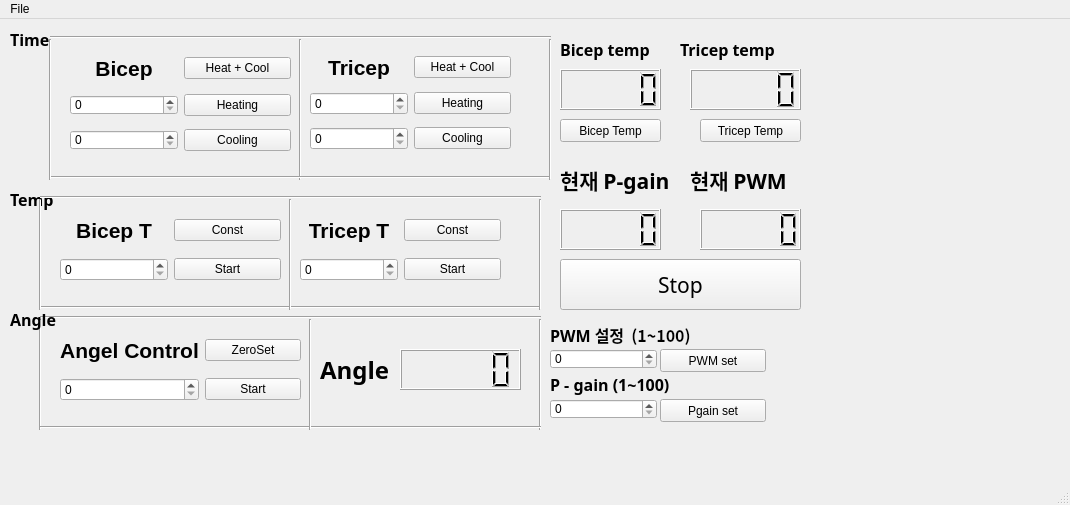
<?xml version="1.0" encoding="UTF-8"?>
<ui version="4.0">
 <class>MainWindow</class>
 <widget class="QMainWindow" name="MainWindow">
  <property name="geometry">
   <rect>
    <x>0</x>
    <y>0</y>
    <width>1070</width>
    <height>505</height>
   </rect>
  </property>
  <property name="windowTitle">
   <string>MainWindow</string>
  </property>
  <widget class="QWidget" name="centralwidget">
   <widget class="QWidget" name="gridLayoutWidget">
    <property name="geometry">
     <rect>
      <x>70</x>
      <y>30</y>
      <width>221</width>
      <height>110</height>
     </rect>
    </property>
    <layout class="QGridLayout" name="gridLayout">
     <property name="sizeConstraint">
      <enum>QLayout::SetDefaultConstraint</enum>
     </property>
     <item row="5" column="1">
      <widget class="QPushButton" name="BicepC">
       <property name="text">
        <string>Cooling</string>
       </property>
      </widget>
     </item>
     <item row="0" column="0">
      <widget class="QLabel" name="BicepL">
       <property name="font">
        <font>
         <family>Arial</family>
         <pointsize>16</pointsize>
         <weight>75</weight>
         <bold>true</bold>
        </font>
       </property>
       <property name="text">
        <string>Bicep</string>
       </property>
       <property name="textFormat">
        <enum>Qt::AutoText</enum>
       </property>
       <property name="alignment">
        <set>Qt::AlignCenter</set>
       </property>
      </widget>
     </item>
     <item row="5" column="0">
      <widget class="QSpinBox" name="BCtime">
       <property name="maximumSize">
        <size>
         <width>16777215</width>
         <height>20</height>
        </size>
       </property>
      </widget>
     </item>
     <item row="0" column="1">
      <widget class="QPushButton" name="BicepHC">
       <property name="text">
        <string>Heat + Cool</string>
       </property>
      </widget>
     </item>
     <item row="3" column="0">
      <widget class="QSpinBox" name="BHtime">
       <property name="maximumSize">
        <size>
         <width>16777215</width>
         <height>20</height>
        </size>
       </property>
      </widget>
     </item>
     <item row="3" column="1">
      <widget class="QPushButton" name="BicepH">
       <property name="text">
        <string>Heating</string>
       </property>
      </widget>
     </item>
    </layout>
   </widget>
   <widget class="QWidget" name="gridLayoutWidget_2">
    <property name="geometry">
     <rect>
      <x>310</x>
      <y>30</y>
      <width>201</width>
      <height>110</height>
     </rect>
    </property>
    <layout class="QGridLayout" name="gridLayout_2">
     <item row="4" column="1">
      <widget class="QPushButton" name="TricepC">
       <property name="text">
        <string>Cooling</string>
       </property>
      </widget>
     </item>
     <item row="0" column="0">
      <widget class="QLabel" name="TricepL">
       <property name="font">
        <font>
         <family>Arial</family>
         <pointsize>16</pointsize>
         <weight>75</weight>
         <bold>true</bold>
        </font>
       </property>
       <property name="text">
        <string>Tricep</string>
       </property>
       <property name="alignment">
        <set>Qt::AlignCenter</set>
       </property>
      </widget>
     </item>
     <item row="2" column="0">
      <widget class="QSpinBox" name="THtime"/>
     </item>
     <item row="2" column="1">
      <widget class="QPushButton" name="TricepH">
       <property name="text">
        <string>Heating</string>
       </property>
      </widget>
     </item>
     <item row="4" column="0">
      <widget class="QSpinBox" name="TCtime"/>
     </item>
     <item row="0" column="1">
      <widget class="QPushButton" name="TricepHC">
       <property name="text">
        <string>Heat + Cool</string>
       </property>
      </widget>
     </item>
    </layout>
   </widget>
   <widget class="Line" name="line">
    <property name="geometry">
     <rect>
      <x>290</x>
      <y>20</y>
      <width>20</width>
      <height>141</height>
     </rect>
    </property>
    <property name="orientation">
     <enum>Qt::Vertical</enum>
    </property>
   </widget>
   <widget class="Line" name="line_2">
    <property name="geometry">
     <rect>
      <x>50</x>
      <y>150</y>
      <width>501</width>
      <height>16</height>
     </rect>
    </property>
    <property name="orientation">
     <enum>Qt::Horizontal</enum>
    </property>
   </widget>
   <widget class="Line" name="line_3">
    <property name="geometry">
     <rect>
      <x>540</x>
      <y>20</y>
      <width>20</width>
      <height>141</height>
     </rect>
    </property>
    <property name="orientation">
     <enum>Qt::Vertical</enum>
    </property>
   </widget>
   <widget class="Line" name="line_4">
    <property name="geometry">
     <rect>
      <x>50</x>
      <y>10</y>
      <width>501</width>
      <height>16</height>
     </rect>
    </property>
    <property name="orientation">
     <enum>Qt::Horizontal</enum>
    </property>
   </widget>
   <widget class="Line" name="line_5">
    <property name="geometry">
     <rect>
      <x>40</x>
      <y>20</y>
      <width>20</width>
      <height>141</height>
     </rect>
    </property>
    <property name="orientation">
     <enum>Qt::Vertical</enum>
    </property>
   </widget>
   <widget class="QSpinBox" name="PWMset">
    <property name="geometry">
     <rect>
      <x>550</x>
      <y>330</y>
      <width>107</width>
      <height>20</height>
     </rect>
    </property>
    <property name="maximum">
     <number>1000</number>
    </property>
   </widget>
   <widget class="QSpinBox" name="Pset">
    <property name="geometry">
     <rect>
      <x>550</x>
      <y>380</y>
      <width>107</width>
      <height>20</height>
     </rect>
    </property>
    <property name="maximum">
     <number>1000</number>
    </property>
   </widget>
   <widget class="QLCDNumber" name="PWMlcd">
    <property name="geometry">
     <rect>
      <x>700</x>
      <y>190</y>
      <width>101</width>
      <height>41</height>
     </rect>
    </property>
   </widget>
   <widget class="QLabel" name="label">
    <property name="geometry">
     <rect>
      <x>690</x>
      <y>140</y>
      <width>111</width>
      <height>41</height>
     </rect>
    </property>
    <property name="font">
     <font>
      <family>맑은 고딕</family>
      <pointsize>16</pointsize>
      <weight>75</weight>
      <bold>true</bold>
     </font>
    </property>
    <property name="text">
     <string>현재 PWM</string>
    </property>
   </widget>
   <widget class="QLabel" name="label_2">
    <property name="geometry">
     <rect>
      <x>550</x>
      <y>300</y>
      <width>191</width>
      <height>31</height>
     </rect>
    </property>
    <property name="font">
     <font>
      <family>맑은 고딕</family>
      <pointsize>12</pointsize>
      <weight>75</weight>
      <bold>true</bold>
     </font>
    </property>
    <property name="text">
     <string>PWM 설정  (1~100)</string>
    </property>
   </widget>
   <widget class="QPushButton" name="PWMsetbtn">
    <property name="geometry">
     <rect>
      <x>660</x>
      <y>330</y>
      <width>106</width>
      <height>23</height>
     </rect>
    </property>
    <property name="text">
     <string>PWM set</string>
    </property>
   </widget>
   <widget class="QLabel" name="label_3">
    <property name="geometry">
     <rect>
      <x>550</x>
      <y>350</y>
      <width>171</width>
      <height>31</height>
     </rect>
    </property>
    <property name="font">
     <font>
      <family>맑은 고딕</family>
      <pointsize>12</pointsize>
      <weight>75</weight>
      <bold>true</bold>
     </font>
    </property>
    <property name="text">
     <string>P - gain (1~100)</string>
    </property>
   </widget>
   <widget class="QLCDNumber" name="BicepTemp">
    <property name="geometry">
     <rect>
      <x>560</x>
      <y>50</y>
      <width>101</width>
      <height>41</height>
     </rect>
    </property>
   </widget>
   <widget class="QLabel" name="label_5">
    <property name="geometry">
     <rect>
      <x>560</x>
      <y>10</y>
      <width>151</width>
      <height>41</height>
     </rect>
    </property>
    <property name="font">
     <font>
      <family>맑은 고딕</family>
      <pointsize>12</pointsize>
      <weight>75</weight>
      <bold>true</bold>
     </font>
    </property>
    <property name="lineWidth">
     <number>1</number>
    </property>
    <property name="midLineWidth">
     <number>0</number>
    </property>
    <property name="text">
     <string>Bicep temp</string>
    </property>
   </widget>
   <widget class="QLabel" name="label_6">
    <property name="geometry">
     <rect>
      <x>320</x>
      <y>330</y>
      <width>101</width>
      <height>41</height>
     </rect>
    </property>
    <property name="font">
     <font>
      <family>맑은 고딕</family>
      <pointsize>18</pointsize>
      <weight>75</weight>
      <bold>true</bold>
     </font>
    </property>
    <property name="lineWidth">
     <number>1</number>
    </property>
    <property name="midLineWidth">
     <number>0</number>
    </property>
    <property name="text">
     <string>Angle</string>
    </property>
   </widget>
   <widget class="QLCDNumber" name="Alcd">
    <property name="geometry">
     <rect>
      <x>400</x>
      <y>330</y>
      <width>121</width>
      <height>41</height>
     </rect>
    </property>
   </widget>
   <widget class="QPushButton" name="Psetbtn">
    <property name="geometry">
     <rect>
      <x>660</x>
      <y>380</y>
      <width>106</width>
      <height>23</height>
     </rect>
    </property>
    <property name="text">
     <string>Pgain set</string>
    </property>
   </widget>
   <widget class="QLCDNumber" name="Plcd">
    <property name="geometry">
     <rect>
      <x>560</x>
      <y>190</y>
      <width>101</width>
      <height>41</height>
     </rect>
    </property>
   </widget>
   <widget class="QLabel" name="label_7">
    <property name="geometry">
     <rect>
      <x>560</x>
      <y>140</y>
      <width>121</width>
      <height>41</height>
     </rect>
    </property>
    <property name="font">
     <font>
      <family>맑은 고딕</family>
      <pointsize>16</pointsize>
      <weight>75</weight>
      <bold>true</bold>
     </font>
    </property>
    <property name="text">
     <string>현재 P-gain</string>
    </property>
   </widget>
   <widget class="Line" name="line_6">
    <property name="geometry">
     <rect>
      <x>40</x>
      <y>290</y>
      <width>501</width>
      <height>16</height>
     </rect>
    </property>
    <property name="orientation">
     <enum>Qt::Horizontal</enum>
    </property>
   </widget>
   <widget class="Line" name="line_7">
    <property name="geometry">
     <rect>
      <x>30</x>
      <y>300</y>
      <width>20</width>
      <height>111</height>
     </rect>
    </property>
    <property name="orientation">
     <enum>Qt::Vertical</enum>
    </property>
   </widget>
   <widget class="Line" name="line_8">
    <property name="geometry">
     <rect>
      <x>530</x>
      <y>300</y>
      <width>20</width>
      <height>111</height>
     </rect>
    </property>
    <property name="orientation">
     <enum>Qt::Vertical</enum>
    </property>
   </widget>
   <widget class="Line" name="line_9">
    <property name="geometry">
     <rect>
      <x>40</x>
      <y>400</y>
      <width>501</width>
      <height>16</height>
     </rect>
    </property>
    <property name="orientation">
     <enum>Qt::Horizontal</enum>
    </property>
   </widget>
   <widget class="QWidget" name="gridLayoutWidget_3">
    <property name="geometry">
     <rect>
      <x>60</x>
      <y>310</y>
      <width>241</width>
      <height>81</height>
     </rect>
    </property>
    <layout class="QGridLayout" name="gridLayout_3">
     <property name="sizeConstraint">
      <enum>QLayout::SetDefaultConstraint</enum>
     </property>
     <item row="3" column="0">
      <widget class="QSpinBox" name="DesA">
       <property name="maximum">
        <number>1000</number>
       </property>
      </widget>
     </item>
     <item row="0" column="1">
      <widget class="QPushButton" name="AngZ">
       <property name="text">
        <string>ZeroSet</string>
       </property>
      </widget>
     </item>
     <item row="3" column="1">
      <widget class="QPushButton" name="AngH">
       <property name="text">
        <string>Start</string>
       </property>
      </widget>
     </item>
     <item row="0" column="0">
      <widget class="QLabel" name="BicepL_2">
       <property name="font">
        <font>
         <family>Arial</family>
         <pointsize>16</pointsize>
         <weight>75</weight>
         <bold>true</bold>
        </font>
       </property>
       <property name="text">
        <string>Angel Control</string>
       </property>
       <property name="textFormat">
        <enum>Qt::AutoText</enum>
       </property>
       <property name="alignment">
        <set>Qt::AlignCenter</set>
       </property>
      </widget>
     </item>
    </layout>
   </widget>
   <widget class="Line" name="line_10">
    <property name="geometry">
     <rect>
      <x>300</x>
      <y>300</y>
      <width>20</width>
      <height>111</height>
     </rect>
    </property>
    <property name="orientation">
     <enum>Qt::Vertical</enum>
    </property>
   </widget>
   <widget class="QLabel" name="label_8">
    <property name="geometry">
     <rect>
      <x>10</x>
      <y>0</y>
      <width>41</width>
      <height>41</height>
     </rect>
    </property>
    <property name="font">
     <font>
      <family>맑은 고딕</family>
      <pointsize>12</pointsize>
      <weight>75</weight>
      <bold>true</bold>
     </font>
    </property>
    <property name="lineWidth">
     <number>1</number>
    </property>
    <property name="midLineWidth">
     <number>0</number>
    </property>
    <property name="text">
     <string>Time</string>
    </property>
   </widget>
   <widget class="QLabel" name="label_9">
    <property name="geometry">
     <rect>
      <x>10</x>
      <y>280</y>
      <width>51</width>
      <height>41</height>
     </rect>
    </property>
    <property name="font">
     <font>
      <family>맑은 고딕</family>
      <pointsize>12</pointsize>
      <weight>75</weight>
      <bold>true</bold>
     </font>
    </property>
    <property name="lineWidth">
     <number>1</number>
    </property>
    <property name="midLineWidth">
     <number>0</number>
    </property>
    <property name="text">
     <string>Angle</string>
    </property>
   </widget>
   <widget class="QPushButton" name="Stop">
    <property name="geometry">
     <rect>
      <x>560</x>
      <y>240</y>
      <width>241</width>
      <height>51</height>
     </rect>
    </property>
    <property name="font">
     <font>
      <family>맑은 고딕</family>
      <pointsize>16</pointsize>
     </font>
    </property>
    <property name="text">
     <string>Stop</string>
    </property>
   </widget>
   <widget class="QPushButton" name="BicepTemp_S">
    <property name="geometry">
     <rect>
      <x>560</x>
      <y>100</y>
      <width>101</width>
      <height>23</height>
     </rect>
    </property>
    <property name="text">
     <string>Bicep Temp</string>
    </property>
   </widget>
   <widget class="QLabel" name="label_10">
    <property name="geometry">
     <rect>
      <x>10</x>
      <y>160</y>
      <width>51</width>
      <height>41</height>
     </rect>
    </property>
    <property name="font">
     <font>
      <family>맑은 고딕</family>
      <pointsize>12</pointsize>
      <weight>75</weight>
      <bold>true</bold>
     </font>
    </property>
    <property name="lineWidth">
     <number>1</number>
    </property>
    <property name="midLineWidth">
     <number>0</number>
    </property>
    <property name="text">
     <string>Temp</string>
    </property>
   </widget>
   <widget class="QWidget" name="gridLayoutWidget_5">
    <property name="geometry">
     <rect>
      <x>300</x>
      <y>190</y>
      <width>201</width>
      <height>81</height>
     </rect>
    </property>
    <layout class="QGridLayout" name="gridLayout_7">
     <item row="2" column="1">
      <widget class="QPushButton" name="TTH">
       <property name="text">
        <string>Start</string>
       </property>
      </widget>
     </item>
     <item row="0" column="1">
      <widget class="QPushButton" name="TTC">
       <property name="text">
        <string>Const</string>
       </property>
      </widget>
     </item>
     <item row="2" column="0">
      <widget class="QSpinBox" name="DesTT"/>
     </item>
     <item row="0" column="0">
      <widget class="QLabel" name="TricepL_4">
       <property name="font">
        <font>
         <family>Arial</family>
         <pointsize>16</pointsize>
         <weight>75</weight>
         <bold>true</bold>
        </font>
       </property>
       <property name="text">
        <string>Tricep T</string>
       </property>
       <property name="alignment">
        <set>Qt::AlignCenter</set>
       </property>
      </widget>
     </item>
    </layout>
   </widget>
   <widget class="Line" name="line_11">
    <property name="geometry">
     <rect>
      <x>40</x>
      <y>280</y>
      <width>501</width>
      <height>16</height>
     </rect>
    </property>
    <property name="orientation">
     <enum>Qt::Horizontal</enum>
    </property>
   </widget>
   <widget class="Line" name="line_12">
    <property name="geometry">
     <rect>
      <x>40</x>
      <y>170</y>
      <width>501</width>
      <height>16</height>
     </rect>
    </property>
    <property name="orientation">
     <enum>Qt::Horizontal</enum>
    </property>
   </widget>
   <widget class="Line" name="line_13">
    <property name="geometry">
     <rect>
      <x>30</x>
      <y>180</y>
      <width>20</width>
      <height>111</height>
     </rect>
    </property>
    <property name="orientation">
     <enum>Qt::Vertical</enum>
    </property>
   </widget>
   <widget class="Line" name="line_14">
    <property name="geometry">
     <rect>
      <x>530</x>
      <y>180</y>
      <width>20</width>
      <height>111</height>
     </rect>
    </property>
    <property name="orientation">
     <enum>Qt::Vertical</enum>
    </property>
   </widget>
   <widget class="QWidget" name="gridLayoutWidget_6">
    <property name="geometry">
     <rect>
      <x>60</x>
      <y>190</y>
      <width>221</width>
      <height>81</height>
     </rect>
    </property>
    <layout class="QGridLayout" name="gridLayout_8">
     <property name="sizeConstraint">
      <enum>QLayout::SetDefaultConstraint</enum>
     </property>
     <item row="3" column="0">
      <widget class="QSpinBox" name="DesBT">
       <property name="maximum">
        <number>1000</number>
       </property>
      </widget>
     </item>
     <item row="0" column="1">
      <widget class="QPushButton" name="BTC">
       <property name="text">
        <string>Const</string>
       </property>
      </widget>
     </item>
     <item row="3" column="1">
      <widget class="QPushButton" name="BTH">
       <property name="text">
        <string>Start</string>
       </property>
      </widget>
     </item>
     <item row="0" column="0">
      <widget class="QLabel" name="BicepL_4">
       <property name="font">
        <font>
         <family>Arial</family>
         <pointsize>16</pointsize>
         <weight>75</weight>
         <bold>true</bold>
        </font>
       </property>
       <property name="text">
        <string>Bicep T</string>
       </property>
       <property name="textFormat">
        <enum>Qt::AutoText</enum>
       </property>
       <property name="alignment">
        <set>Qt::AlignCenter</set>
       </property>
      </widget>
     </item>
    </layout>
   </widget>
   <widget class="Line" name="line_15">
    <property name="geometry">
     <rect>
      <x>280</x>
      <y>180</y>
      <width>20</width>
      <height>111</height>
     </rect>
    </property>
    <property name="orientation">
     <enum>Qt::Vertical</enum>
    </property>
   </widget>
   <widget class="QPushButton" name="TricepTemp_S">
    <property name="geometry">
     <rect>
      <x>700</x>
      <y>100</y>
      <width>101</width>
      <height>23</height>
     </rect>
    </property>
    <property name="text">
     <string>Tricep Temp</string>
    </property>
   </widget>
   <widget class="QLabel" name="label_11">
    <property name="geometry">
     <rect>
      <x>680</x>
      <y>10</y>
      <width>151</width>
      <height>41</height>
     </rect>
    </property>
    <property name="font">
     <font>
      <family>맑은 고딕</family>
      <pointsize>12</pointsize>
      <weight>75</weight>
      <bold>true</bold>
     </font>
    </property>
    <property name="lineWidth">
     <number>1</number>
    </property>
    <property name="midLineWidth">
     <number>0</number>
    </property>
    <property name="text">
     <string>Tricep temp</string>
    </property>
   </widget>
   <widget class="QLCDNumber" name="TricepTemp">
    <property name="geometry">
     <rect>
      <x>690</x>
      <y>50</y>
      <width>111</width>
      <height>41</height>
     </rect>
    </property>
   </widget>
  </widget>
  <widget class="QMenuBar" name="menubar">
   <property name="geometry">
    <rect>
     <x>0</x>
     <y>0</y>
     <width>1070</width>
     <height>21</height>
    </rect>
   </property>
   <widget class="QMenu" name="menuFie">
    <property name="title">
     <string>File</string>
    </property>
    <addaction name="actionFile"/>
   </widget>
   <addaction name="menuFie"/>
  </widget>
  <widget class="QStatusBar" name="statusbar"/>
  <action name="actionFile">
   <property name="text">
    <string>Quit</string>
   </property>
  </action>
 </widget>
 <resources/>
 <connections/>
</ui>
